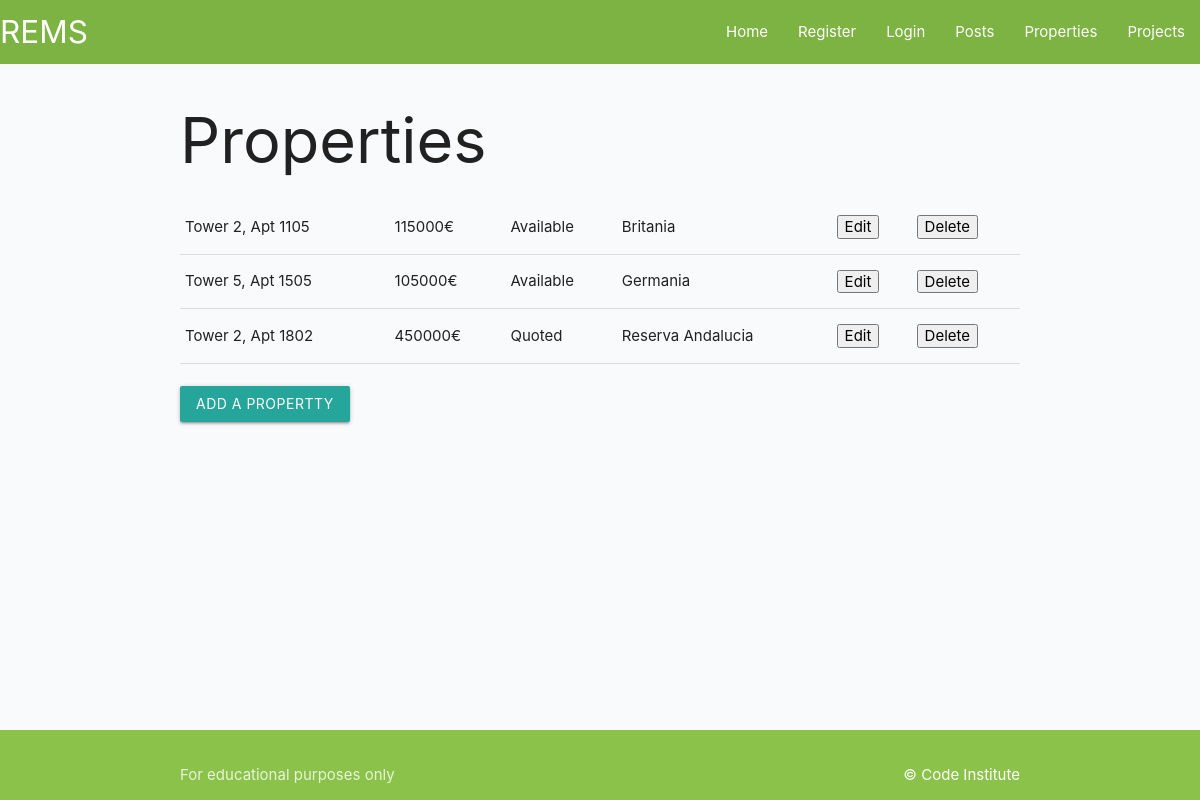
Screenshot of /properties with the database file from the repository.
### todo/models.py (models this page shows, shortened)
class Property(models.Model):
    PropertyStatus= models.TextChoices("PropertyStatus", "Available Quoted Reserved Rejected Sold")
    property_number = models.CharField(max_length=50, null=False, blank=False)
    Status = models.CharField(blank=True, choices=PropertyStatus.choices, max_length=10)
    Price = models.IntegerField(null=False, blank=False)
    project = models.ForeignKey(Project, on_delete=models.CASCADE)

class Project(models.Model):
    project_name = models.CharField(max_length=50, null=False, blank=False)
    Adress = models.CharField(max_length=50, null=False, blank=False)
    def __str__(self):
        return self.project_name

### todo/views.py (the view)
# urls.py: path('properties', views.get_properties, name='properties'),
def get_properties(request):
    properties = Property.objects.all()
    context = {
        'properties': properties
    }
    return render(request, 'properties.html', context)

### templates/properties.html
{% extends "base.html" %}
{% block content %}
<main class="container">
    <h1>Properties</h1>
    <table>
        {% for property in properties %}
            <tr>
                <td>{{ property.property_number }}</a></td>
                <td>{{ property.Price }}€</td>
                <td>{{ property.Status }}</td>
                <td>{{ property.project }}</td>
                <td>
                    <a href="/edit/{{ property.id }}">
                        <button>Edit</button>
                    </a>
                </td>
                <td>
                    <a href="/delete/{{ property.id }}">
                        <button>Delete</button>
                    </a>
                </td>
            </tr>
        {% empty %}
        <tr><td>You haven't added any properties yet. Before adding any property you must first create a project</td></tr>
        {% endfor %}
    </table>
    <br>
    <a class="waves-effect waves-light btn" href="/add">Add a propertty</a>
</main>
{%endblock%}

### static/css/style.css (style rules this page uses)
body { display: flex; min-height: 100vh; flex-direction: column; background-color: #F9FAFC; }
main { flex: 1 0 auto; }

### rows the page displays
Property: property_number "Tower 2, Apt 1105", Price "115000", Status "Available", project "Britania"
Property: property_number "Tower 5, Apt 1505", Price "105000", Status "Available", project "Germania"
Property: property_number "Tower 2, Apt 1802", Price "450000", Status "Quoted", project "Reserva Andalucia"
